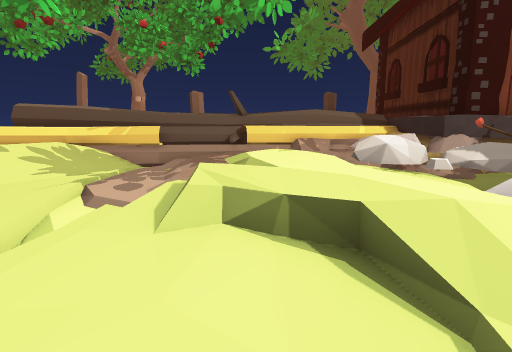
[1] (above)

23 first-person views from a walk through a scene from a Unity 3-D project. The camera is 1.2 m above the floor, tilts 10° down and sees 80° across. The floor is counted in squares, 1 m on a side. Each view is taken from the middle of a square. On the plan, view 1 faces up. The plan holds only what a view shows up to about 13 squares ahead; the rest is blank. The place goes on beyond the plan.

[2]
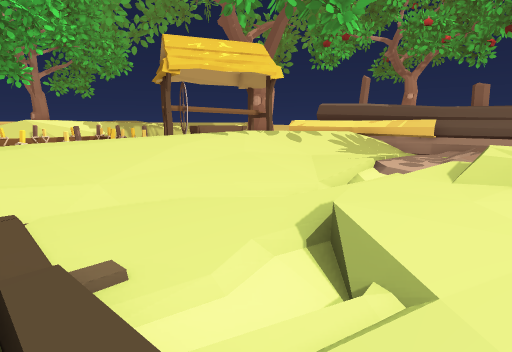

[3]
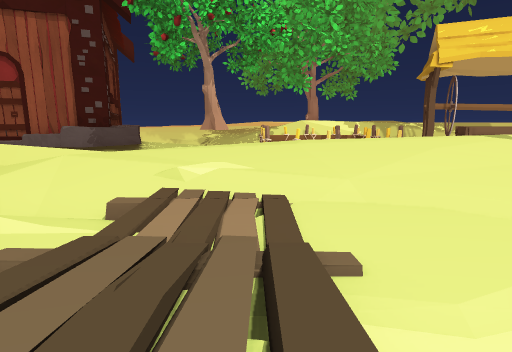

[4]
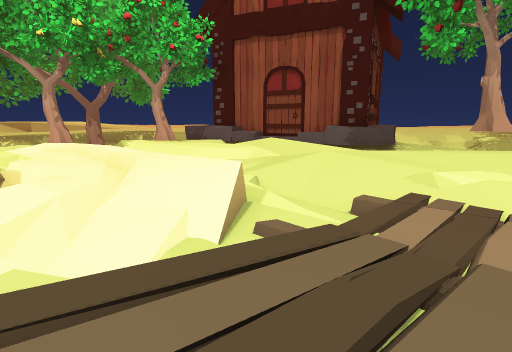

[5]
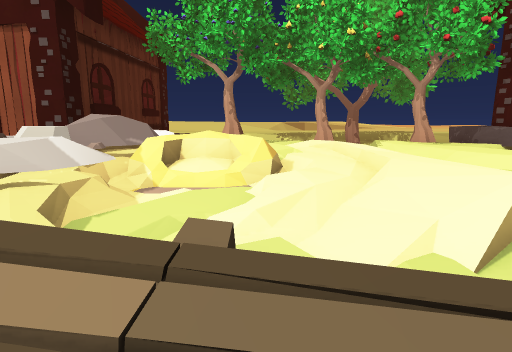

[6]
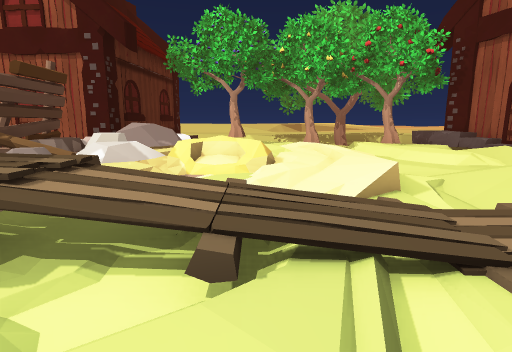

[7]
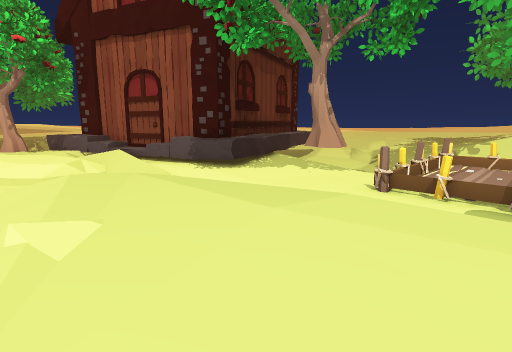

[8]
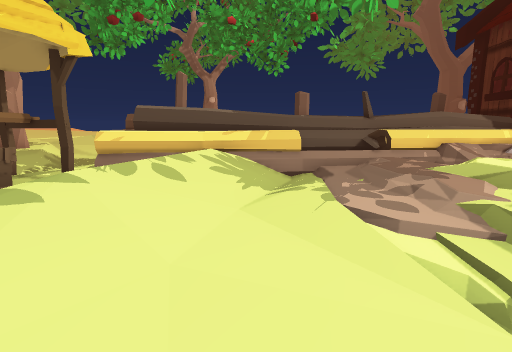

[9]
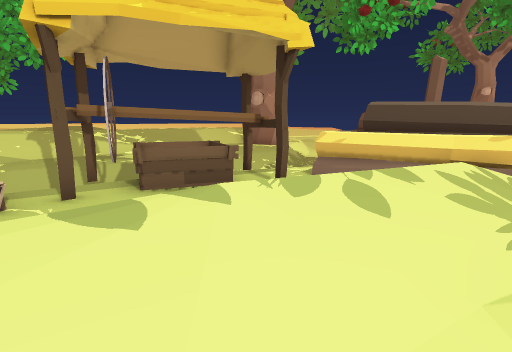

[10]
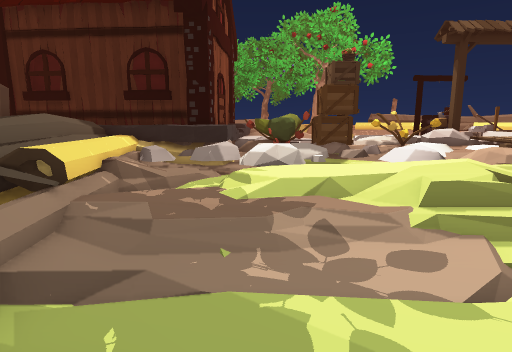

[11]
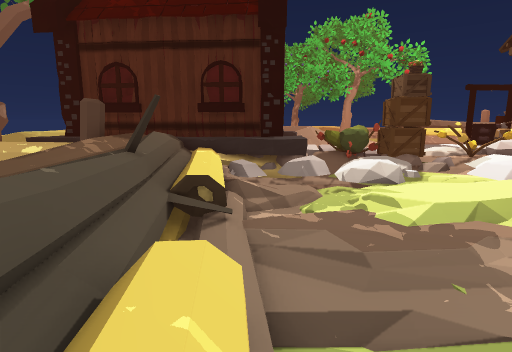

[12]
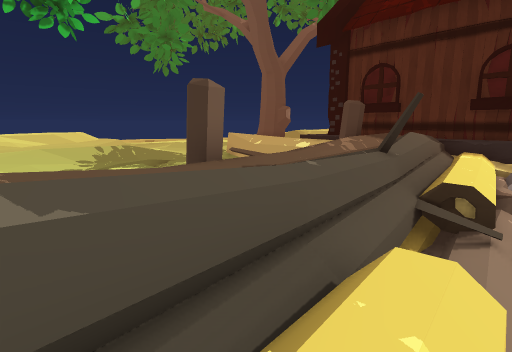

[13]
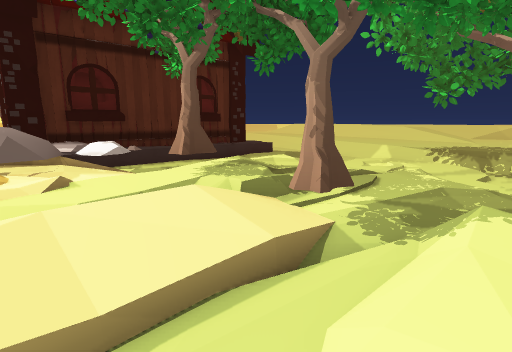

[14]
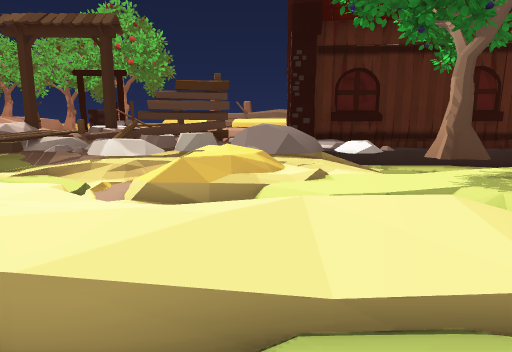

[15]
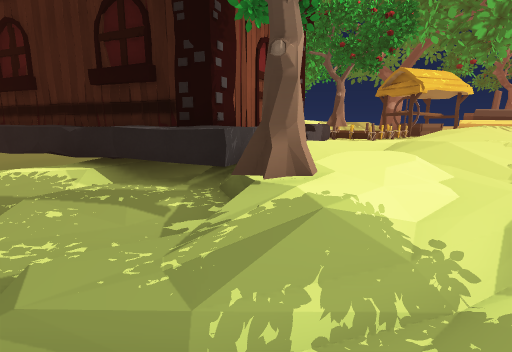

[16]
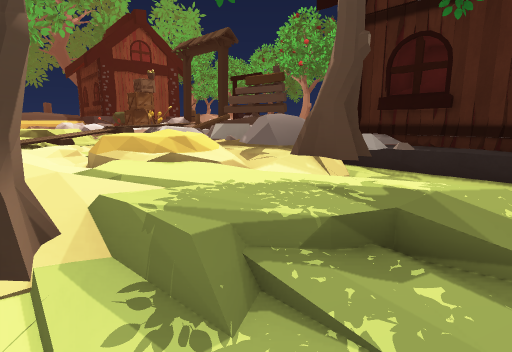

[17]
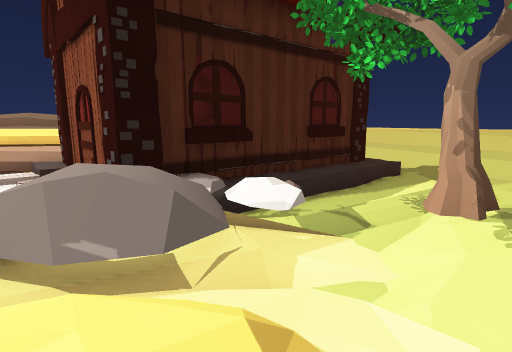

[18]
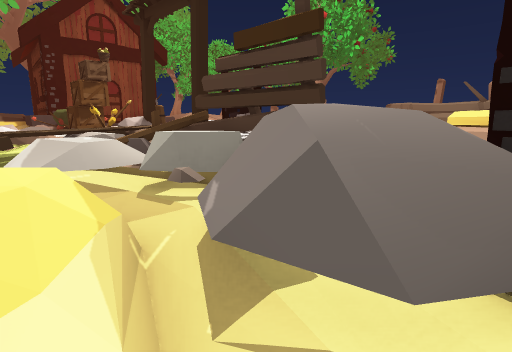

[19]
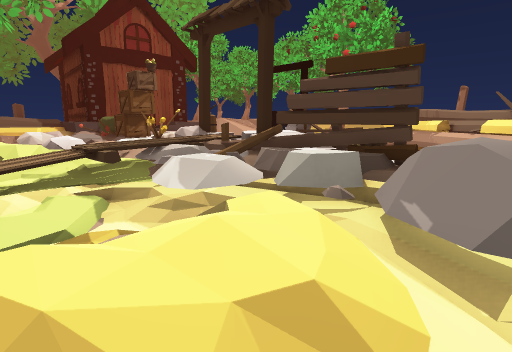

[20]
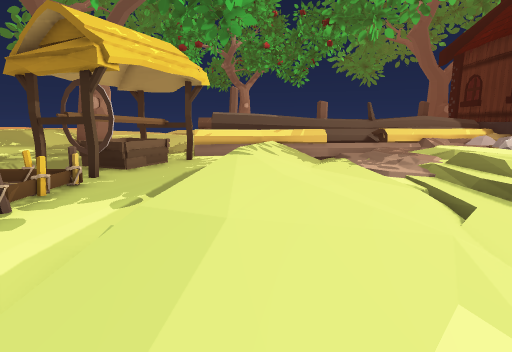

[21]
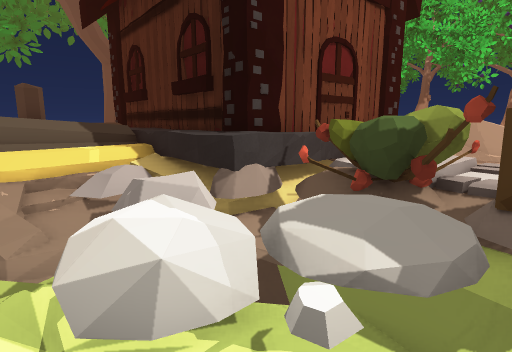

[22]
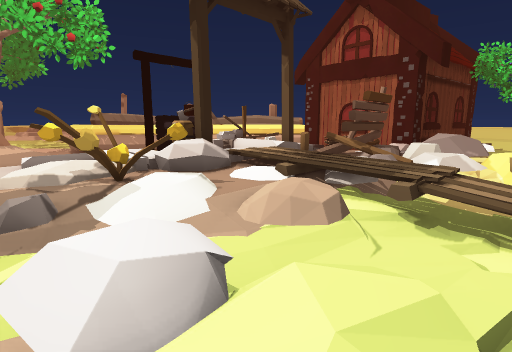

[23]
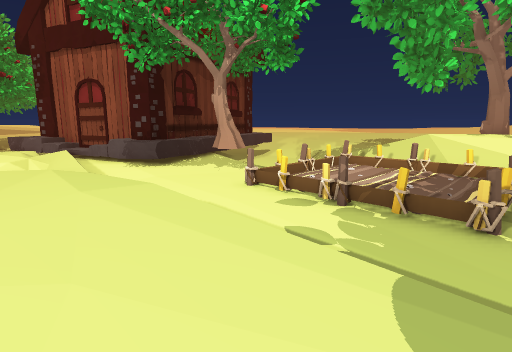

### Floor plan
Key: @ floor where view 1 was taken; # wall or solid block; x gap in a wall; . main floor; : floor 0.25 m higher than the main floor; - floor 0.25 m lower than the main floor; + floor 0.5 m higher than the main floor; _ floor 0.5 m lower than the main floor; * floor 0.75 m higher than the main floor; % floor 1 m higher than the main floor; & floor 1.25 m higher than the main floor; $ floor 1.5 m higher than the main floor; / step, stairs or slope; = window, fence, low wall or low ledge; ^ raised ledge; v drop or lower ground; H house; T tree; C crate; O other object.
Columns run from 13 left of view 1 to 18 right of it. Each row starts with its distance up from view 1.
 27         +:
 26         :.
 25
 24
 23
 22
 21
 20                   v&
 19                   v&HH
 18                      H
 17                  #  HH
 16                 v#//HH
 15        v.v#$$$$$$// H
 14    =   $   %%*$$////H
 13    =   ===$##&%//%%/H
 12    v=======#=%////+/H
 11   -=#=//==//:///.+v$H
 10  O--=  //_//:/./..v$HHHHHHHH
  9  -OO- ////./:/://=vvvv&  HHH
  8  OO-- ////./:/+:==vvO
  7 OOOO- //./..:++/=-OOOO***
  6 OOO-- /:....:/+/:#OOOOO++
  5 OO--.///..-.++++://#CC
  4 -O--..+/..-/:+++:/O.CC
  3 ..-..:+:../////+#=.:OO
  2  .O..:+:..//:.//==++OO
  1  .-..++:./--:..:-++OO**
  0  ....++::---.@.--*++  *
 -1  ...-++:.---/// =##+*#O  O
 -2 O-O.-++://.//// ===**+  OO
 -3 -O.- +:://./:/+####*** #OO
 -4 OO-- :::///-.-.#===+##%#=
 -5 ...- :://_-:..--.=#+##%x
 -6 ..H--::/--+:.---.OxvO  =
 -7 HHH-...//-+...- =O=OO+
 -8 HHH-:./// :..__ ====OO
 -9  HHH/-/-__+.-/. ==^*OO
-10   H//..///+.///+===:O        #=#
-11  HHH//./-/:.////=#=++    /..=#$
-12  H H//./-/:../:/==%HH    :.#=&#
-13    HH:..-/:/../-.==HHHHHHHH#*$
-14   HHHHO.////../-/O/HHH       #
-15 HHHHHHO:/_T/:.T-/==HHH
-16 HHH/--_//_T.:.T-/-=HHH
-17 H ./-__-__---/:/_-OH
-18    //____----///_-OH

Positions as (right, up) in squares from view 1, and headings:
1: (0, 0), facing up
2: (0, -2), facing up-left
3: (0, -2), facing left
4: (0, -2), facing down-left
5: (0, -2), facing down
6: (0, 1), facing down
7: (-5, 1), facing down-left
8: (-5, 1), facing up
9: (-5, 3), facing up-left
10: (-6, 8), facing right
11: (-6, 11), facing right
12: (-6, 11), facing up-right
13: (-6, -11), facing down-right
14: (-6, -11), facing right
15: (-4, -18), facing up-left
16: (-3, -18), facing up-right
17: (0, -10), facing down-right
18: (2, -13), facing up-right
19: (0, -12), facing up-right
20: (-7, -4), facing up
21: (2, 5), facing up-right
22: (1, 4), facing down-right
23: (-6, 4), facing down-left
